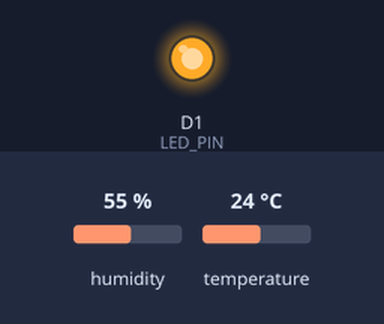
Simulated run of this sketch. Board: Particle Photon. On the bench: output pins drawn as LEDs (lit = HIGH). The inputs (shaded band) are chosen by the test bench; at power-on: humidity 55 %, temperature 24 °C.

Above: at 0.5 s.
At 10.5 s:
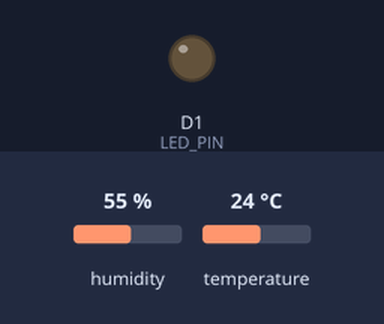
Timing chart, 0 to 26.0 s (numbered marks = the images above):
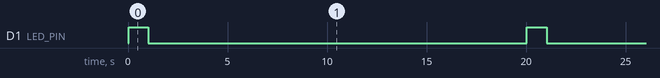

Measured:
- by itself, D1 (LED_PIN): alternates HIGH for 1.0 s and LOW for 19.0 s

The sketch:

Homie.ino
```cpp
#include "DHT.h"

#define LED_PIN 1
#define DHT_PIN 3
#define DHT_TYPE DHT22

const int LOOP = 20 * 1000;

double temperature;
double humidity;
int i = 0;

DHT dht(DHT_PIN, DHT_TYPE);

void setup() {
  dht.begin();

  pinMode(LED_PIN, OUTPUT);

  Particle.variable("humidity", humidity);
  Particle.variable("temperature", temperature);
  Particle.variable("loop", i);

  Particle.function("ledOn", ledOn);
  Particle.function("ledOff", ledOff);

  Particle.function("pinOn", pinOn);
  Particle.function("pinOff", pinOff);

  Particle.publish("booted");
}

void loop() {
  dht.read();

  temperature = dht.readTemperature();
  humidity = dht.readHumidity();

  ledOn("");
  delay(1000);
  ledOff("");
  delay(LOOP - 1000);
}

int ledOff(String command) {
  digitalWrite(LED_PIN, LOW);

  return 1;
}

int ledOn(String command) {
  digitalWrite(LED_PIN, HIGH);

  return 1;
}

int pinOff(String command) {
  digitalWrite(4, LOW);

  return 1;
}

int pinOn(String command) {
  digitalWrite(4, HIGH);

  return 1;
}
```
